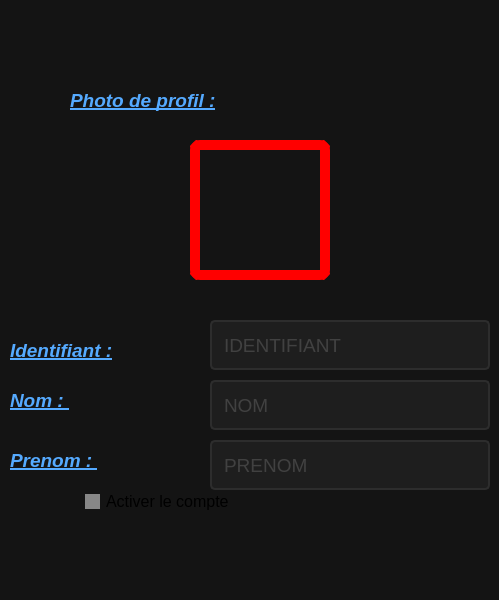
                            <widget class="QFrame" name="login_area">
                             <property name="minimumSize">
                              <size>
                               <width>0</width>
                               <height>600</height>
                              </size>
                             </property>
                             <property name="maximumSize">
                              <size>
                               <width>16777215</width>
                               <height>16777215</height>
                              </size>
                             </property>
                             <property name="styleSheet">
                              <string notr="true">background-color: rgb(20, 20, 20);
border-radius: 10px;</string>
                             </property>
                             <property name="frameShape">
                              <enum>QFrame::NoFrame</enum>
                             </property>
                             <property name="frameShadow">
                              <enum>QFrame::Raised</enum>
                             </property>
                             <widget class="QFrame" name="logo_esprit">
                              <property name="geometry">
                               <rect>
                                <x>70</x>
                                <y>-50</y>
                                <width>298</width>
                                <height>201</height>
                               </rect>
                              </property>
                              <property name="styleSheet">
                               <string notr="true">	background-image: url(C:/Users/idris/Documents/qt/eye_of_god/resource/images/esprit.png);
	background-repeat: no-repeat;
	background-position: center;</string>
                              </property>
                              <property name="frameShape">
                               <enum>QFrame::StyledPanel</enum>
                              </property>
                              <property name="frameShadow">
                               <enum>QFrame::Raised</enum>
                              </property>
                             </widget>
                             <widget class="QLineEdit" name="lineEdit_nom">
                              <property name="geometry">
                               <rect>
                                <x>210</x>
                                <y>380</y>
                                <width>280</width>
                                <height>50</height>
                               </rect>
                              </property>
                              <property name="font">
                               <font>
                                <family>Segoe UI</family>
                                <pointsize>14</pointsize>
                               </font>
                              </property>
                              <property name="styleSheet">
                               <string notr="true">QLineEdit{
	border: 2px solid rgb(45, 45, 45);
	border-radius:5px;
	padding: 10px;
	background-color: rgb(30, 30, 30);
	
	color: rgb(100, 100, 100);
}
QLineEdit:hover{
	border: 2px solid rgb(55, 55, 55);
}
QLineEdit:focus{
	border: 2px solid rgb(255, 0, 0);
	color: rgb(200, 200, 205);
}</string>
                              </property>
                              <property name="maxLength">
                               <number>50</number>
                              </property>
                              <property name="frame">
                               <bool>false</bool>
                              </property>
                              <property name="placeholderText">
                               <string>NOM</string>
                              </property>
                             </widget>
                             <widget class="QLineEdit" name="lineEdit_prenom">
                              <property name="geometry">
                               <rect>
                                <x>210</x>
                                <y>440</y>
                                <width>280</width>
                                <height>50</height>
                               </rect>
                              </property>
                              <property name="font">
                               <font>
                                <family>Segoe UI</family>
                                <pointsize>14</pointsize>
                               </font>
                              </property>
                              <property name="styleSheet">
                               <string notr="true">QLineEdit{
	border: 2px solid rgb(45, 45, 45);
	border-radius:5px;
	padding: 10px;
	background-color: rgb(30, 30, 30);
	
	color: rgb(100, 100, 100);
}
QLineEdit:hover{
	border: 2px solid rgb(55, 55, 55);
}
QLineEdit:focus{
	border: 2px solid rgb(255, 0, 0);
	color: rgb(200, 200, 205);
}</string>
                              </property>
                              <property name="maxLength">
                               <number>255</number>
                              </property>
                              <property name="echoMode">
                               <enum>QLineEdit::Normal</enum>
                              </property>
                              <property name="placeholderText">
                               <string>PRENOM</string>
                              </property>
                             </widget>
                             <widget class="QCheckBox" name="checkBox_compte">
                              <property name="geometry">
                               <rect>
                                <x>85</x>
                                <y>490</y>
                                <width>281</width>
                                <height>22</height>
                               </rect>
                              </property>
                              <property name="font">
                               <font>
                                <family>Segoe UI</family>
                                <pointsize>12</pointsize>
                               </font>
                              </property>
                              <property name="styleSheet">
                               <string notr="true">QCheckBox::indicator{
	border: 3px solid rgb(100.100.100);
	width: 15px;
	height: 15px;
	border-radius: 10px;
	background-color: rgb(135, 135, 135);
}
QCheckBox::indicator:checked{
	border: 3px solid rgb(255.0.17);
	background-color: rgb(255, 0, 0);
}</string>
                              </property>
                              <property name="text">
                               <string>Activer le compte</string>
                              </property>
                             </widget>
                             <widget class="QLabel" name="label_23">
                              <property name="geometry">
                               <rect>
                                <x>10</x>
                                <y>450</y>
                                <width>181</width>
                                <height>21</height>
                               </rect>
                              </property>
                              <property name="font">
                               <font>
                                <family>Segoe UI</family>
                                <pointsize>14</pointsize>
                                <weight>75</weight>
                                <italic>true</italic>
                                <bold>true</bold>
                                <underline>true</underline>
                               </font>
                              </property>
                              <property name="styleSheet">
                               <string notr="true">color: rgb(85, 170, 255);
background : none;
</string>
                              </property>
                              <property name="text">
                               <string>Prenom : </string>
                              </property>
                             </widget>
                             <widget class="QLabel" name="label_24">
                              <property name="geometry">
                               <rect>
                                <x>10</x>
                                <y>390</y>
                                <width>181</width>
                                <height>21</height>
                               </rect>
                              </property>
                              <property name="font">
                               <font>
                                <family>Segoe UI</family>
                                <pointsize>14</pointsize>
                                <weight>75</weight>
                                <italic>true</italic>
                                <bold>true</bold>
                                <underline>true</underline>
                               </font>
                              </property>
                              <property name="styleSheet">
                               <string notr="true">color: rgb(85, 170, 255);
background : none;
</string>
                              </property>
                              <property name="text">
                               <string>Nom : </string>
                              </property>
                             </widget>
                             <widget class="QLabel" name="label_25">
                              <property name="geometry">
                               <rect>
                                <x>70</x>
                                <y>90</y>
                                <width>181</width>
                                <height>21</height>
                               </rect>
                              </property>
                              <property name="font">
                               <font>
                                <family>Segoe UI</family>
                                <pointsize>14</pointsize>
                                <weight>75</weight>
                                <italic>true</italic>
                                <bold>true</bold>
                                <underline>true</underline>
                               </font>
                              </property>
                              <property name="styleSheet">
                               <string notr="true">color: rgb(85, 170, 255);
background : none;
</string>
                              </property>
                              <property name="text">
                               <string>Photo de profil :</string>
                              </property>
                             </widget>
                             <widget class="QLineEdit" name="lineEdit_identifiant">
                              <property name="geometry">
                               <rect>
                                <x>210</x>
                                <y>320</y>
                                <width>280</width>
                                <height>50</height>
                               </rect>
                              </property>
                              <property name="font">
                               <font>
                                <family>Segoe UI</family>
                                <pointsize>14</pointsize>
                               </font>
                              </property>
                              <property name="styleSheet">
                               <string notr="true">QLineEdit{
	border: 2px solid rgb(45, 45, 45);
	border-radius:5px;
	padding: 10px;
	background-color: rgb(30, 30, 30);
	
	color: rgb(100, 100, 100);
}
QLineEdit:hover{
	border: 2px solid rgb(55, 55, 55);
}
QLineEdit:focus{
	border: 2px solid rgb(255, 0, 0);
	color: rgb(200, 200, 205);
}</string>
                              </property>
                              <property name="maxLength">
                               <number>50</number>
                              </property>
                              <property name="frame">
                               <bool>false</bool>
                              </property>
                              <property name="placeholderText">
                               <string>IDENTIFIANT</string>
                              </property>
                             </widget>
                             <widget class="QLabel" name="label_40">
                              <property name="geometry">
                               <rect>
                                <x>10</x>
                                <y>340</y>
                                <width>181</width>
                                <height>21</height>
                               </rect>
                              </property>
                              <property name="font">
                               <font>
                                <family>Segoe UI</family>
                                <pointsize>14</pointsize>
                                <weight>75</weight>
                                <italic>true</italic>
                                <bold>true</bold>
                                <underline>true</underline>
                               </font>
                              </property>
                              <property name="styleSheet">
                               <string notr="true">color: rgb(85, 170, 255);
background : none;
</string>
                              </property>
                              <property name="text">
                               <string>Identifiant :</string>
                              </property>
                             </widget>
                             <widget class="QLabel" name="label_img_profil">
                              <property name="geometry">
                               <rect>
                                <x>190</x>
                                <y>140</y>
                                <width>140</width>
                                <height>140</height>
                               </rect>
                              </property>
                              <property name="styleSheet">
                               <string notr="true">QLabel {
	border: 10px solid rgb(255, 0, 0);

}
QLabel:hover {
	
	border: 10px solid rgb(255, 0, 17);
}</string>
                              </property>
                              <property name="text">
                               <string/>
                              </property>
                             </widget>
                            </widget>
